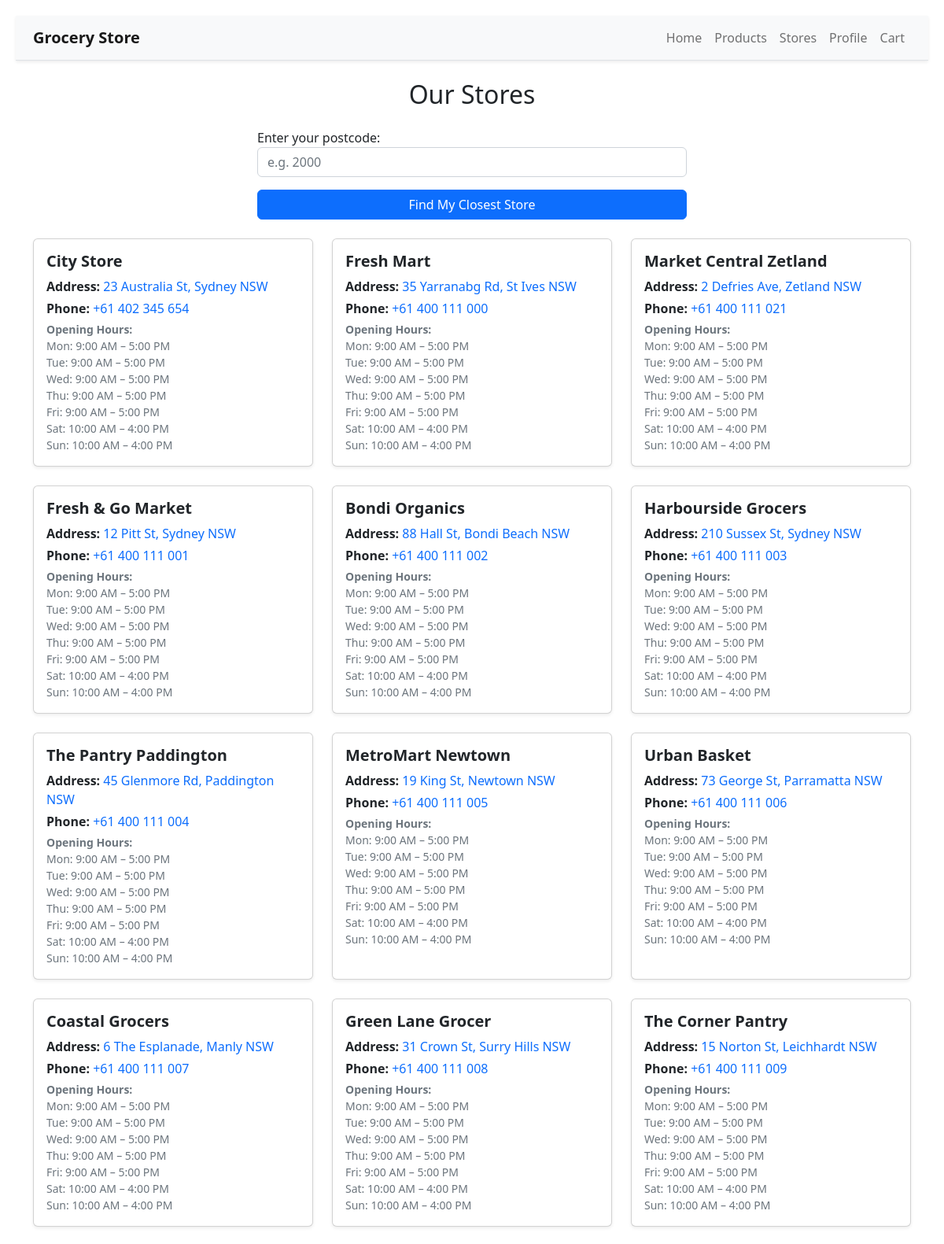
/stores (upper part), run on the app's committed database.
### grocery_store_app/models/store.py (models this page shows, shortened)
class Store(models.Model):
  name = models.CharField(max_length=50)
  address = models.CharField(max_length=255)
  postcode = models.CharField(max_length=10, null=True, blank=True)
  phone_number = models.CharField(max_length=20)
  latitude = models.FloatField(null =True, blank=True)
  longitude = models.FloatField(null =True, blank=True)

class StoreOpeningHours(models.Model):
    store = models.OneToOneField("Store", on_delete=models.CASCADE, related_name="hours")
    monday_open = models.TimeField(default=time(9, 0))
    monday_close = models.TimeField(default=time(17, 0))
    tuesday_open = models.TimeField(default=time(9, 0))
    tuesday_close = models.TimeField(default=time(17, 0))
    wednesday_open = models.TimeField(default=time(9, 0))
    wednesday_close = models.TimeField(default=time(17, 0))
    thursday_open = models.TimeField(default=time(9, 0))
    thursday_close = models.TimeField(default=time(17, 0))
    friday_open = models.TimeField(default=time(9, 0))
    friday_close = models.TimeField(default=time(17, 0))
    saturday_open = models.TimeField(default=time(10, 0))
    saturday_close = models.TimeField(default=time(16, 0))
    sunday_open = models.TimeField(default=time(10, 0))
    sunday_close = models.TimeField(default=time(16, 0))

### grocery_store_app/views.py (the view)
# urls.py: path("stores", views.stores, name="stores"),
def stores(request):
    store_objects = Store.objects.exclude(latitude__isnull=True, longitude__isnull=True).select_related("hours")
    closest_store = None
    distance_km = None
    if request.method == "POST":
        form = PostcodeForm(request.POST)
        if form.is_valid():
            postcode = form.cleaned_data["postcode"]
            user_lat, user_lng = geocode_postcode(postcode)
            if user_lat and user_lng:
                min_distance = float("inf")
                for store in store_objects:
                    dist = haversine(
                        user_lat, user_lng, store.latitude, store.longitude
                    )
                    if dist < min_distance:
                        min_distance = dist
                        closest_store = store
                        distance_km = round(min_distance, 2)
    else:
        form = PostcodeForm()
    return render(
        request,
        "grocery_store_app/stores.html",
        {
            "stores": store_objects,
            "form": form,
            "closest_store": closest_store,
            "distance_km": distance_km,
        },
    )

### grocery_store_app/forms.py
class PostcodeForm(forms.Form):
    postcode = forms.CharField(
        label="Enter your postcode",
        max_length=4,
        widget=forms.TextInput(attrs={
            'class': 'form-control',
            'placeholder': 'e.g. 2000'
        })
    )

### grocery_store_app/templates/grocery_store_app/stores.html (shortened to what this page needs)
{% extends "grocery_store_app/layout.html" %}
{% block body %}
<div class="container my-4">
  <h2 class="mb-4 text-center">Our Stores</h2>
  <div class="row justify-content-center mb-4">
    <div class="col-md-6">
      <form method="post">
        {{ form.as_p }}
        <button type="submit" class="btn btn-primary w-100">Find My Closest Store</button>
      </form>
    </div>
  </div>
  <div class="row gy-4">
    {% for store in stores %}
    <div class="col-md-6 col-lg-4">
      <div class="card shadow-sm h-100">
        <div class="card-body">
          <h5 class="card-title fw-bold">{{ store.name }}</h5>
          <p class="mb-1">
            <strong>Address: </strong><a href="https://www.google.com/maps/search/?api=1&query={{ store.address|urlencode }}" target="_blank" rel="noopener noreferrer" class="text-decoration-none">{{ store.address }}</a>
          </p>
          <p class="mb-1">
            <strong>Phone: </strong><a href="tel:{{ store.phone_number }}" class="text-decoration-none">{{ store.phone_number }}</a>
          </p>
          {% if store.hours %}
            <div class="card-text text-muted small">
              <strong>Opening Hours:</strong><br>
                Mon: {{ store.hours.monday_open|time:"g:i A" }} – {{ store.hours.monday_close|time:"g:i A" }}<br>
                Tue: {{ store.hours.tuesday_open|time:"g:i A" }} – {{ store.hours.tuesday_close|time:"g:i A" }}<br>
                Wed: {{ store.hours.wednesday_open|time:"g:i A" }} – {{ store.hours.wednesday_close|time:"g:i A" }}<br>
                Thu: {{ store.hours.thursday_open|time:"g:i A" }} – {{ store.hours.thursday_close|time:"g:i A" }}<br>
                Fri: {{ store.hours.friday_open|time:"g:i A" }} – {{ store.hours.friday_close|time:"g:i A" }}<br>
                Sat: {{ store.hours.saturday_open|time:"g:i A" }} – {{ store.hours.saturday_close|time:"g:i A" }}<br>
                Sun: {{ store.hours.sunday_open|time:"g:i A" }} – {{ store.hours.sunday_close|time:"g:i A" }}
            </div>
          {% else %}
            <p class="card-text text-muted"><em>Hours not set.</em></p>
          {% endif %}
        </div>
      </div>
    </div>
    {% endfor %}
  </div>
</div>
{% endblock %}

### grocery_store_app/static/grocery_store_app/style.css (style rules this page uses)
body { padding: 20px; }

### data on the page
Store: name "City Store", address "23 Australia St, Sydney NSW", phone_number "+61 402 345 654", hours.monday_open "9:00 AM", hours.monday_close "5:00 PM", hours.tuesday_open "9:00 AM", hours.tuesday_close "5:00 PM", hours.wednesday_open "9:00 AM", hours.wednesday_close "5:00 PM", hours.thursday_open "9:00 AM", hours.thursday_close "5:00 PM", hours.friday_open "9:00 AM", hours.friday_close "5:00 PM", hours.saturday_open "10:00 AM", hours.saturday_close "4:00 PM", hours.sunday_open "10:00 AM", hours.sunday_close "4:00 PM"
Store: name "Fresh Mart", address "35 Yarranabg Rd, St Ives NSW", phone_number "+61 400 111 000", hours.monday_open "9:00 AM", hours.monday_close "5:00 PM", hours.tuesday_open "9:00 AM", hours.tuesday_close "5:00 PM", hours.wednesday_open "9:00 AM", hours.wednesday_close "5:00 PM", hours.thursday_open "9:00 AM", hours.thursday_close "5:00 PM", hours.friday_open "9:00 AM", hours.friday_close "5:00 PM", hours.saturday_open "10:00 AM", hours.saturday_close "4:00 PM", hours.sunday_open "10:00 AM", hours.sunday_close "4:00 PM"
Store: name "Market Central Zetland", address "2 Defries Ave, Zetland NSW", phone_number "+61 400 111 021", hours.monday_open "9:00 AM", hours.monday_close "5:00 PM", hours.tuesday_open "9:00 AM", hours.tuesday_close "5:00 PM", hours.wednesday_open "9:00 AM", hours.wednesday_close "5:00 PM", hours.thursday_open "9:00 AM", hours.thursday_close "5:00 PM", hours.friday_open "9:00 AM", hours.friday_close "5:00 PM", hours.saturday_open "10:00 AM", hours.saturday_close "4:00 PM", hours.sunday_open "10:00 AM", hours.sunday_close "4:00 PM"
Store: name "Fresh & Go Market", address "12 Pitt St, Sydney NSW", phone_number "+61 400 111 001", hours.monday_open "9:00 AM", hours.monday_close "5:00 PM", hours.tuesday_open "9:00 AM", hours.tuesday_close "5:00 PM", hours.wednesday_open "9:00 AM", hours.wednesday_close "5:00 PM", hours.thursday_open "9:00 AM", hours.thursday_close "5:00 PM", hours.friday_open "9:00 AM", hours.friday_close "5:00 PM", hours.saturday_open "10:00 AM", hours.saturday_close "4:00 PM", hours.sunday_open "10:00 AM", hours.sunday_close "4:00 PM"
Store: name "Bondi Organics", address "88 Hall St, Bondi Beach NSW", phone_number "+61 400 111 002", hours.monday_open "9:00 AM", hours.monday_close "5:00 PM", hours.tuesday_open "9:00 AM", hours.tuesday_close "5:00 PM", hours.wednesday_open "9:00 AM", hours.wednesday_close "5:00 PM", hours.thursday_open "9:00 AM", hours.thursday_close "5:00 PM", hours.friday_open "9:00 AM", hours.friday_close "5:00 PM", hours.saturday_open "10:00 AM", hours.saturday_close "4:00 PM", hours.sunday_open "10:00 AM", hours.sunday_close "4:00 PM"
Store: name "Harbourside Grocers", address "210 Sussex St, Sydney NSW", phone_number "+61 400 111 003", hours.monday_open "9:00 AM", hours.monday_close "5:00 PM", hours.tuesday_open "9:00 AM", hours.tuesday_close "5:00 PM", hours.wednesday_open "9:00 AM", hours.wednesday_close "5:00 PM", hours.thursday_open "9:00 AM", hours.thursday_close "5:00 PM", hours.friday_open "9:00 AM", hours.friday_close "5:00 PM", hours.saturday_open "10:00 AM", hours.saturday_close "4:00 PM", hours.sunday_open "10:00 AM", hours.sunday_close "4:00 PM"
Store: name "The Pantry Paddington", address "45 Glenmore Rd, Paddington NSW", phone_number "+61 400 111 004", hours.monday_open "9:00 AM", hours.monday_close "5:00 PM", hours.tuesday_open "9:00 AM", hours.tuesday_close "5:00 PM", hours.wednesday_open "9:00 AM", hours.wednesday_close "5:00 PM", hours.thursday_open "9:00 AM", hours.thursday_close "5:00 PM", hours.friday_open "9:00 AM", hours.friday_close "5:00 PM", hours.saturday_open "10:00 AM", hours.saturday_close "4:00 PM", hours.sunday_open "10:00 AM", hours.sunday_close "4:00 PM"
Store: name "MetroMart Newtown", address "19 King St, Newtown NSW", phone_number "+61 400 111 005", hours.monday_open "9:00 AM", hours.monday_close "5:00 PM", hours.tuesday_open "9:00 AM", hours.tuesday_close "5:00 PM", hours.wednesday_open "9:00 AM", hours.wednesday_close "5:00 PM", hours.thursday_open "9:00 AM", hours.thursday_close "5:00 PM", hours.friday_open "9:00 AM", hours.friday_close "5:00 PM", hours.saturday_open "10:00 AM", hours.saturday_close "4:00 PM", hours.sunday_open "10:00 AM", hours.sunday_close "4:00 PM"
Store: name "Urban Basket", address "73 George St, Parramatta NSW", phone_number "+61 400 111 006", hours.monday_open "9:00 AM", hours.monday_close "5:00 PM", hours.tuesday_open "9:00 AM", hours.tuesday_close "5:00 PM", hours.wednesday_open "9:00 AM", hours.wednesday_close "5:00 PM", hours.thursday_open "9:00 AM", hours.thursday_close "5:00 PM", hours.friday_open "9:00 AM", hours.friday_close "5:00 PM", hours.saturday_open "10:00 AM", hours.saturday_close "4:00 PM", hours.sunday_open "10:00 AM", hours.sunday_close "4:00 PM"
Store: name "Coastal Grocers", address "6 The Esplanade, Manly NSW", phone_number "+61 400 111 007", hours.monday_open "9:00 AM", hours.monday_close "5:00 PM", hours.tuesday_open "9:00 AM", hours.tuesday_close "5:00 PM", hours.wednesday_open "9:00 AM", hours.wednesday_close "5:00 PM", hours.thursday_open "9:00 AM", hours.thursday_close "5:00 PM", hours.friday_open "9:00 AM", hours.friday_close "5:00 PM", hours.saturday_open "10:00 AM", hours.saturday_close "4:00 PM", hours.sunday_open "10:00 AM", hours.sunday_close "4:00 PM"
Store: name "Green Lane Grocer", address "31 Crown St, Surry Hills NSW", phone_number "+61 400 111 008", hours.monday_open "9:00 AM", hours.monday_close "5:00 PM", hours.tuesday_open "9:00 AM", hours.tuesday_close "5:00 PM", hours.wednesday_open "9:00 AM", hours.wednesday_close "5:00 PM", hours.thursday_open "9:00 AM", hours.thursday_close "5:00 PM", hours.friday_open "9:00 AM", hours.friday_close "5:00 PM", hours.saturday_open "10:00 AM", hours.saturday_close "4:00 PM", hours.sunday_open "10:00 AM", hours.sunday_close "4:00 PM"
Store: name "The Corner Pantry", address "15 Norton St, Leichhardt NSW", phone_number "+61 400 111 009", hours.monday_open "9:00 AM", hours.monday_close "5:00 PM", hours.tuesday_open "9:00 AM", hours.tuesday_close "5:00 PM", hours.wednesday_open "9:00 AM", hours.wednesday_close "5:00 PM", hours.thursday_open "9:00 AM", hours.thursday_close "5:00 PM", hours.friday_open "9:00 AM", hours.friday_close "5:00 PM", hours.saturday_open "10:00 AM", hours.saturday_close "4:00 PM", hours.sunday_open "10:00 AM", hours.sunday_close "4:00 PM"
